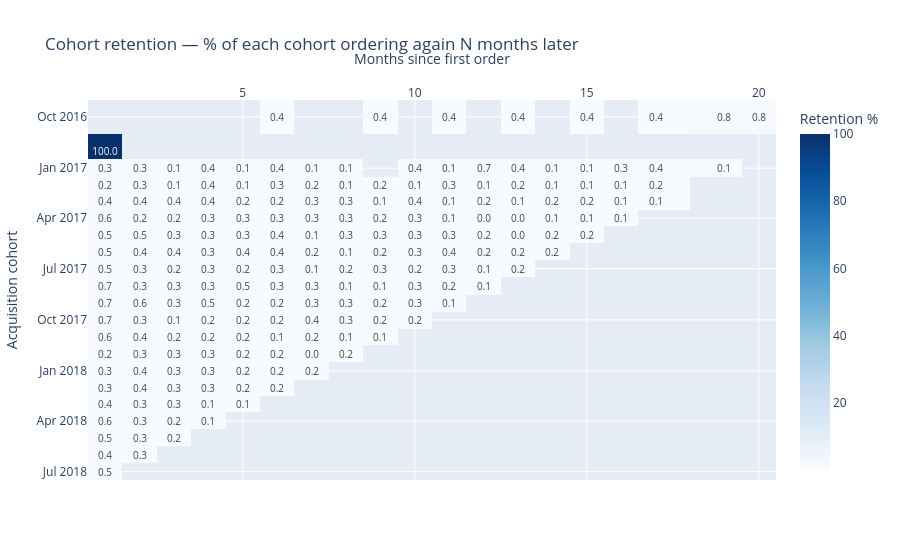

Notebook code cell kept with this figure:
### Markdown cell above
## Step 2 — Render the heatmap (provided)

This pivots your long table into the cohort grid. We plot `month_index >= 1`
only — month 0 is trivially 100% and would wash out the color scale, hiding the
faint but real returning-customer signal.

### Code cell
plot_df = cohort[cohort["month_index"] >= 1].copy()
plot_df["cohort_month"] = plot_df["cohort_month"].astype(str).str.slice(0, 7)

pivot = plot_df.pivot(index="cohort_month",
                      columns="month_index",
                      values="retention_pct").sort_index()

fig = px.imshow(
    pivot,
    labels=dict(x="Months since first order", y="Acquisition cohort",
                color="Retention %"),
    color_continuous_scale="Blues",
    aspect="auto",
    text_auto=".1f",
    title="Cohort retention — % of each cohort ordering again N months later",
)
fig.update_xaxes(side="top")
fig.show()

### Figure 1 — Plotly figure (JSON) as saved in the notebook; plotly's stock layout.template omitted (floating-point values rounded to 4 significant figures; data arrays with more than 128 entries replaced by an {"elided": "..."} marker saying what was removed)
{"data": [{"coloraxis": "coloraxis", "hovertemplate": "Months since first order: %{x}<br>Acquisition cohort: %{y}<br>Retention %: %{z}<extra></extra>", "name": "0", "texttemplate": "%{z:.1f}", "type": "heatmap", "x": [1, 2, 3, 4, 5, 6, 7, 8, 9, 10, 11, 12, 13, 14, 15, 16, 17, 19, 20], "xaxis": "x", "y": ["2016-10", "2016-12", "2017-01", "2017-02", "2017-03", "2017-04", "2017-05", "2017-06", "2017-07", "2017-08", "2017-09", "2017-10", "2017-11", "2017-12", "2018-01", "2018-02", "2018-03", "2018-04", "2018-05", "2018-06", "2018-07"], "yaxis": "y", "z": {"elided": "21x19 float values"}}], "layout": {"coloraxis": {"colorbar": {"title": {"text": "Retention %"}}, "colorscale": [[0, "rgb(247,251,255)"], [0.125, "rgb(222,235,247)"], [0.25, "rgb(198,219,239)"], [0.375, "rgb(158,202,225)"], [0.5, "rgb(107,174,214)"], [0.625, "rgb(66,146,198)"], [0.75, "rgb(33,113,181)"], [0.875, "rgb(8,81,156)"], [1, "rgb(8,48,107)"]]}, "title": {"text": "Cohort retention — % of each cohort ordering again N months later"}, "xaxis": {"anchor": "y", "domain": [0, 1], "side": "top", "title": {"text": "Months since first order"}}, "yaxis": {"anchor": "x", "autorange": "reversed", "domain": [0, 1], "title": {"text": "Acquisition cohort"}}}}
